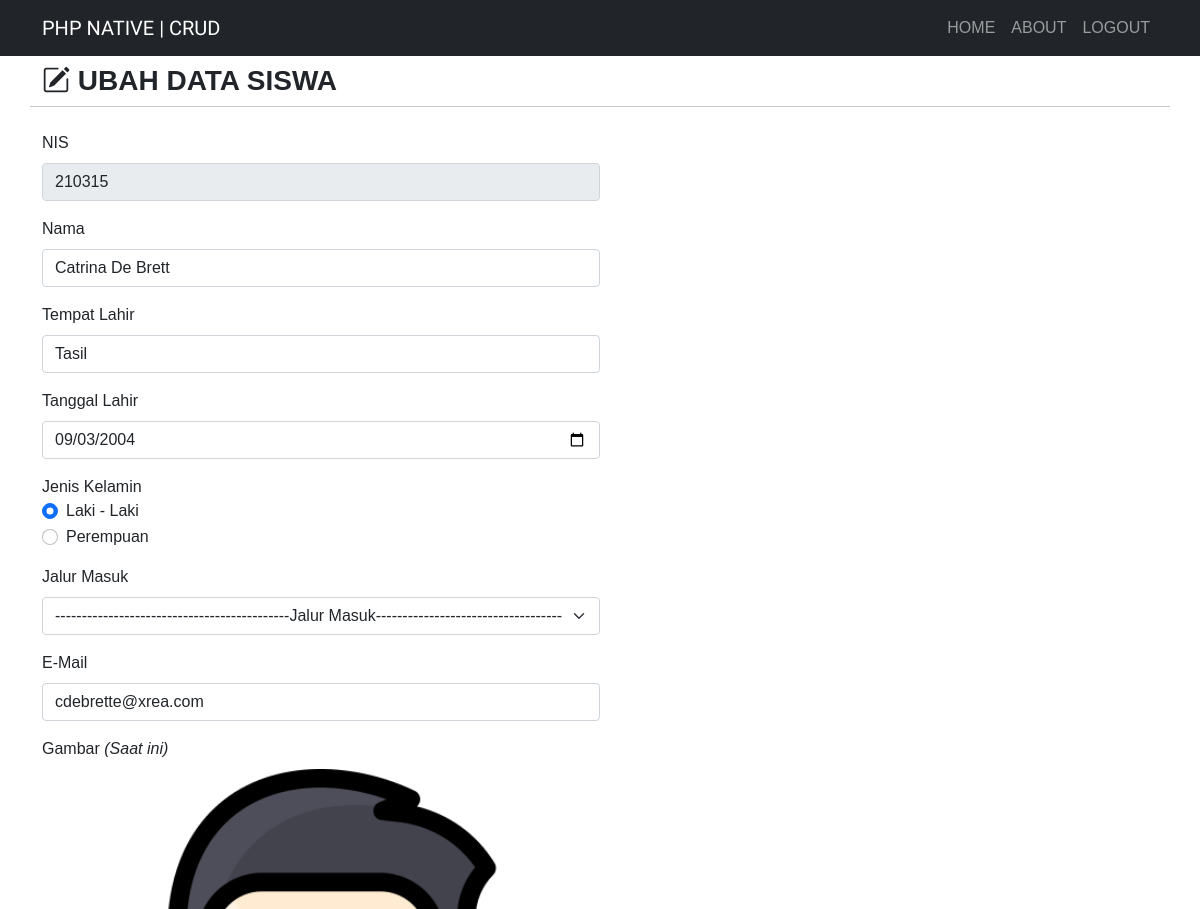
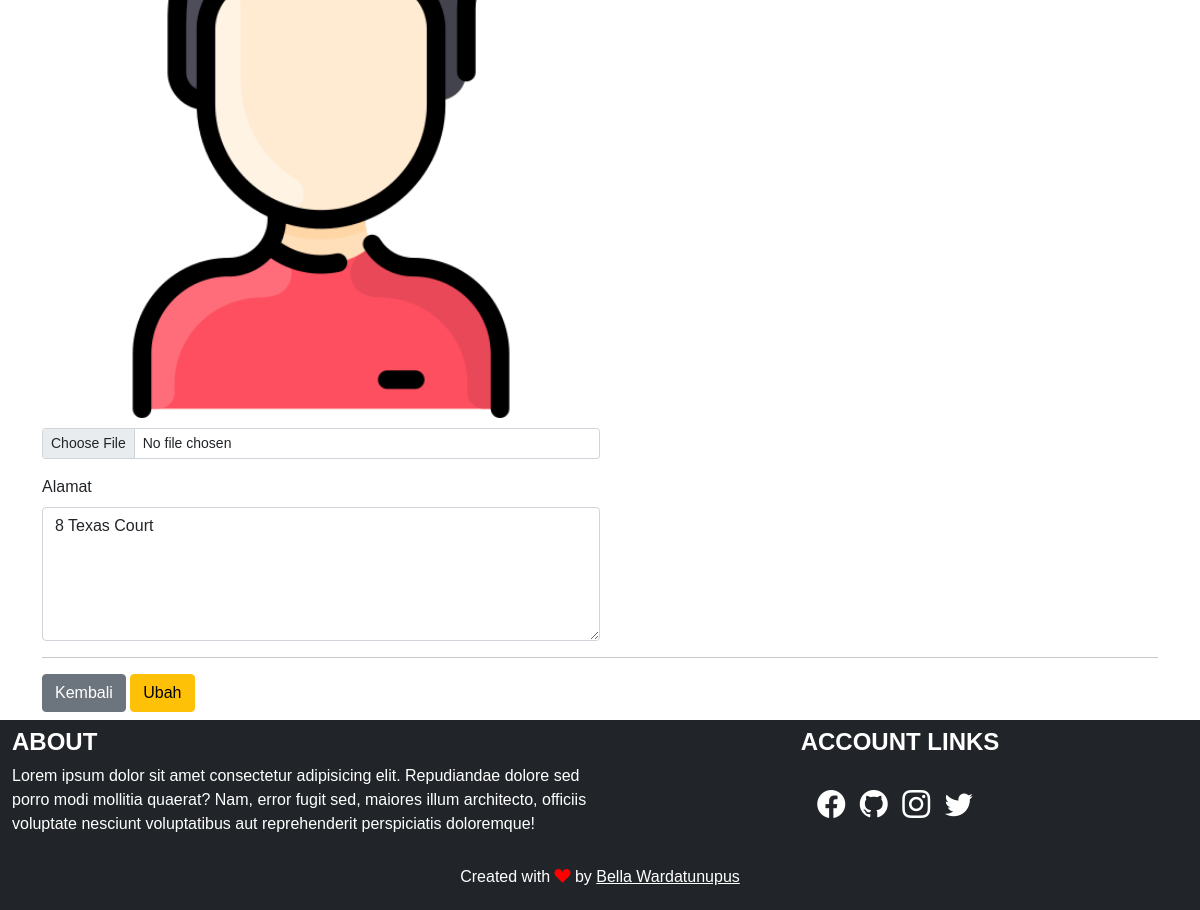
The page /ubah.php?nis=210315 (signed in) on the database its author committed (2 pictures, top to bottom).
### tables this page shows
CREATE TABLE `siswa` (
  `nis` varchar(50) NOT NULL,
  `nama` varchar(255) NOT NULL,
  `tmpt_Lahir` varchar(50) NOT NULL,
  `tgl_Lahir` date NOT NULL,
  `jekel` enum('Laki - Laki','Perempuan') NOT NULL,
  `jalur_masuk` enum('SNBP','SNBT','MANDIRI') NOT NULL,
  `email` varchar(255) NOT NULL,
  `gambar` varchar(255) NOT NULL,
  `alamat` text NOT NULL
);

### function.php (called while the page is built, shortened)
<?php
$koneksi = mysqli_connect("localhost", "root", "", "archive");
function query($query)
{
    global $koneksi;
    $result = mysqli_query($koneksi, $query);
    $rows = [];
    while ($row = mysqli_fetch_assoc($result)) {
        $rows[] = $row;
    }
    return $rows;
}

### ubah.php (the view, shortened to what this page needs)
<?php
require 'function.php';
$nis = $_GET['nis'];
$siswa = query("SELECT * FROM siswa WHERE nis = $nis")[0];
?>
<!DOCTYPE html>
<html lang="en">
<head>
    <link href="https://cdn.jsdelivr.net/npm/bootstrap@5.0.0-beta2/dist/css/bootstrap.min.css" rel="stylesheet">
    <link rel="stylesheet" href="https://cdn.jsdelivr.net/npm/bootstrap-icons@1.4.0/font/bootstrap-icons.css">
    <link rel="stylesheet" href="css/style.css">
</head>
<body>
    <nav class="navbar navbar-expand-lg navbar-dark bg-dark text-uppercase">
        <div class="container">
            <a class="navbar-brand" href="index.php">PHP Native | CRUD</a>
            <div class="collapse navbar-collapse" id="navbarNav">
                <ul class="navbar-nav ms-auto">
                    <li class="nav-item">
                        <a class="nav-link" aria-current="page" href="index.php">Home</a>
                    </li>
                    <li class="nav-item">
                        <a class="nav-link" href="#about">About</a>
                    </li>
                    <li class="nav-item">
                        <a class="nav-link" href="logout.php">Logout</a>
                    </li>
                </ul>
            </div>
        </div>
    </nav>
    <div class="container">
        <div class="row my-2">
            <div class="col-md">
                <h3 class="fw-bold text-uppercase"><i class="bi bi-pencil-square"></i>&nbsp;Ubah Data Siswa</h3>
            </div>
            <hr>
        </div>
        <div class="row my-2">
            <div class="col-md">
                <form action="" method="post" enctype="multipart/form-data">
                    <div class="mb-3">
                        <label for="nis" class="form-label">NIS</label>
                        <input type="number" class="form-control w-50" id="nis" value="<?= $siswa['nis']; ?>" name="nis" readonly>
                    </div>
                    <div class="mb-3">
                        <label for="nama" class="form-label">Nama</label>
                        <input type="text" class="form-control w-50" id="nama" value="<?= $siswa['nama']; ?>" name="nama" autocomplete="off" required>
                    </div>
                    <div class="mb-3">
                        <label for="tmpt_Lahir" class="form-label">Tempat Lahir</label>
                        <input type="text" class="form-control w-50" id="tmpt_Lahir" value="<?= $siswa['tmpt_Lahir']; ?>" name="tmpt_Lahir" autocomplete="off" required>
                    </div>
                    <div class="mb-3">
                        <label for="tgl_Lahir" class="form-label">Tanggal Lahir</label>
                        <input type="date" class="form-control w-50" id="tgl_Lahir" value="<?= $siswa['tgl_Lahir']; ?>" name="tgl_Lahir" autocomplete="off" required>
                    </div>
                    <div class="mb-3">
                        <label>Jenis Kelamin</label>
                        <div class="form-check">
                            <input class="form-check-input" type="radio" name="jekel" id="Laki - Laki" value="Laki - Laki" <?php if ($siswa['jekel'] == 'Laki - Laki') { ?> checked='' <?php } ?>>
                            <label class="form-check-label" for="Laki - Laki">Laki - Laki</label>
                        </div>
                        <div class="form-check">
                            <input class="form-check-input" type="radio" name="jekel" id="Perempuan" value="Perempuan" <?php if ($siswa['jekel'] == 'Perempuan') { ?> checked='' <?php } ?>>
                            <label class="form-check-label" for="Perempuan">Perempuan</label>
                        </div>
                    </div>
                    <div class="mb-3">
                        <label for="jalur_masuk" class="form-label">Jalur Masuk</label>
                        <select class="form-select w-50" id="jalur_masuk" name="jalur_masuk">
                            <option disabled selected value>--------------------------------------------Jalur Masuk--------------------------------------------</option>
                        </select>
                    </div>
                    <div class="mb-3">
                        <label for="email" class="form-label">E-Mail</label>
                        <input type="email" class="form-control w-50" id="email" value="<?= $siswa['email']; ?>" name="email" autocomplete="off" required>
                    </div>
                    <div class="mb-3">
                        <label for="gambar" class="form-label">Gambar <i>(Saat ini)</i></label> <br>
                        <img src="img/<?= $siswa['gambar']; ?>" width="50%" style="margin-bottom: 10px;">
                        <input class="form-control form-control-sm w-50" id="gambar" name="gambar" type="file">
                    </div>
                    <div class="mb-3">
                        <label for="alamat" class="form-label">Alamat</label>
                        <textarea class="form-control w-50" id="alamat" rows="5" name="alamat" autocomplete="off"><?= $siswa['alamat']; ?></textarea>
                    </div>
                    <hr>
                    <a href="index.php" class="btn btn-secondary">Kembali</a>
                    <button type="submit" class="btn btn-warning" name="ubah">Ubah</button>
                </form>
            </div>
        </div>
    </div>
    <div class="container-fluid">
        <div class="row bg-dark text-white">
            <div class="col-md-6 my-2">
                <h4 class="fw-bold text-uppercase">About</h4>
                <p>Lorem ipsum dolor sit amet consectetur adipisicing elit. Repudiandae dolore sed porro modi mollitia quaerat? Nam, error fugit sed, maiores illum architecto, officiis voluptate nesciunt voluptatibus aut reprehenderit perspiciatis doloremque!</p>
            </div>
            <div class="col-md-6 my-2 text-center link">
                <h4 class="fw-bold text-uppercase">Account Links</h4>
                <a href="https://web.facebook.com/bella/" target="_blank"><i class="bi bi-facebook fs-3"></i></a>
                <a href="https://github.com/wardatunupus" target="_blank"><i class="bi bi-github fs-3"></i></a>
                <a href="https://www.instagram.com/wardatunupus/" target="_blank"><i class="bi bi-instagram fs-3"></i></a>
                <a href="https://twitter.com/lalala" target="_blank"><i class="bi bi-twitter fs-3"></i></a>
            </div>
        </div>
    </div>
    <footer class="bg-dark text-white text-center" style="padding: 5px;">
        <p>Created with <i class="bi bi-suit-heart-fill" style="color: red;"></i> by <a href="https://instagram.com/wardatunupus" target="_blank" style="color: #fff;">Bella Wardatunupus</a></p>
    </footer>
</body>
</html>

### css/style.css (style rules this page uses)
body { font-family: 'Gill Sans', 'Gill Sans MT', Calibri, 'Trebuchet MS', sans-serif; }
.navbar-brand { font-family: 'Righteous', cursive; }
.link a { display: inline-block; margin-top: 20px; margin-right: 10px; color: #fff; }

### rows shown on the page
siswa: nis "210315", nama "Catrina De Brett", tmpt_Lahir "Tasil", tgl_Lahir "09/03/2004", jekel "☑ Laki - Laki", jekel "☐ Perempuan", email "cdebrette@xrea.com", gambar (picture), alamat "8 Texas Court"
